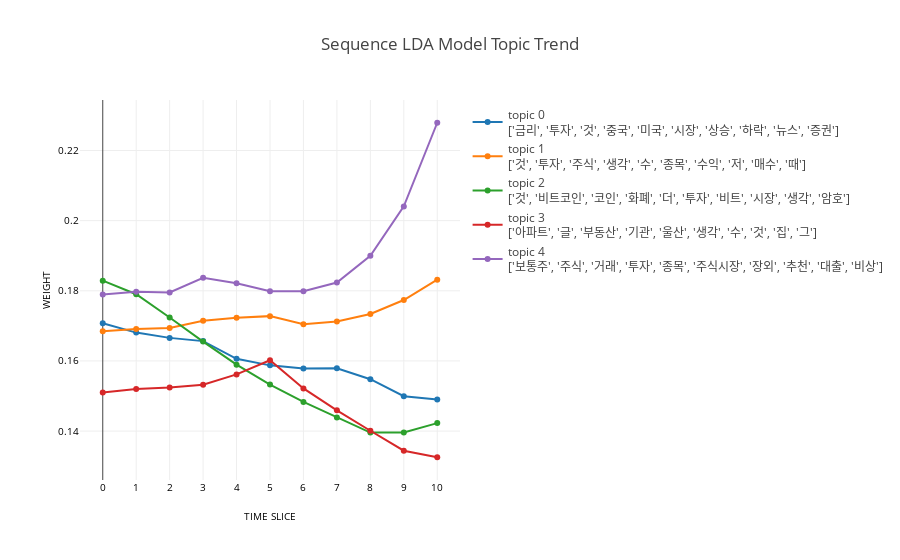

Here is the notebook cell this chart was saved with:
### Code cell
tc.set_plotly()
tc.get_sequence_topic_graph()

### Figure 1 — Plotly figure (JSON) as saved in the notebook; plotly's stock layout.template omitted (floating-point values rounded to 4 significant figures)
{"data": [{"name": "topic 0<br>['금리', '투자', '것', '중국', '미국', '시장', '상승', '하락', '뉴스', '증권']", "yaxis": "y", "marker": {}, "y": [0.1707, 0.1681, 0.1666, 0.1657, 0.1606, 0.1587, 0.1578, 0.1579, 0.1548, 0.15, 0.149], "x": ["0", "1", "2", "3", "4", "5", "6", "7", "8", "9", "10"], "type": "scatter"}, {"name": "topic 1<br>['것', '투자', '주식', '생각', '수', '종목', '수익', '저', '매수', '때']", "yaxis": "y", "marker": {}, "y": [0.1685, 0.1691, 0.1694, 0.1715, 0.1723, 0.1728, 0.1705, 0.1713, 0.1734, 0.1774, 0.1832], "x": ["0", "1", "2", "3", "4", "5", "6", "7", "8", "9", "10"], "type": "scatter"}, {"name": "topic 2<br>['것', '비트코인', '코인', '화폐', '더', '투자', '비트', '시장', '생각', '암호']", "yaxis": "y", "marker": {}, "y": [0.1829, 0.179, 0.1724, 0.1655, 0.1589, 0.1532, 0.1483, 0.1439, 0.1396, 0.1396, 0.1423], "x": ["0", "1", "2", "3", "4", "5", "6", "7", "8", "9", "10"], "type": "scatter"}, {"name": "topic 3<br>['아파트', '글', '부동산', '기관', '울산', '생각', '수', '것', '집', '그']", "yaxis": "y", "marker": {}, "y": [0.151, 0.152, 0.1524, 0.1532, 0.1562, 0.1602, 0.1522, 0.1459, 0.1401, 0.1344, 0.1325], "x": ["0", "1", "2", "3", "4", "5", "6", "7", "8", "9", "10"], "type": "scatter"}, {"name": "topic 4<br>['보통주', '주식', '거래', '투자', '종목', '주식시장', '장외', '추천', '대출', '비상']", "yaxis": "y", "marker": {}, "y": [0.179, 0.1797, 0.1795, 0.1837, 0.1822, 0.1799, 0.1799, 0.1824, 0.19, 0.2041, 0.2279], "x": ["0", "1", "2", "3", "4", "5", "6", "7", "8", "9", "10"], "type": "scatter"}], "layout": {"yaxis": {"tickfont": {"color": "black", "size": 10}, "showexponent": "all", "showticklabels": true, "title": "WEIGHT", "tickangle": 0, "titlefont": {"color": "black", "size": 10}, "exponentformat": "e"}, "xaxis": {"tickfont": {"color": "black", "size": 10}, "showexponent": "all", "showticklabels": true, "title": "TIME SLICE", "tickangle": 0, "dtick": 1, "titlefont": {"color": "black", "size": 10}, "exponentformat": "e"}, "title": "Sequence LDA Model Topic Trend"}}
